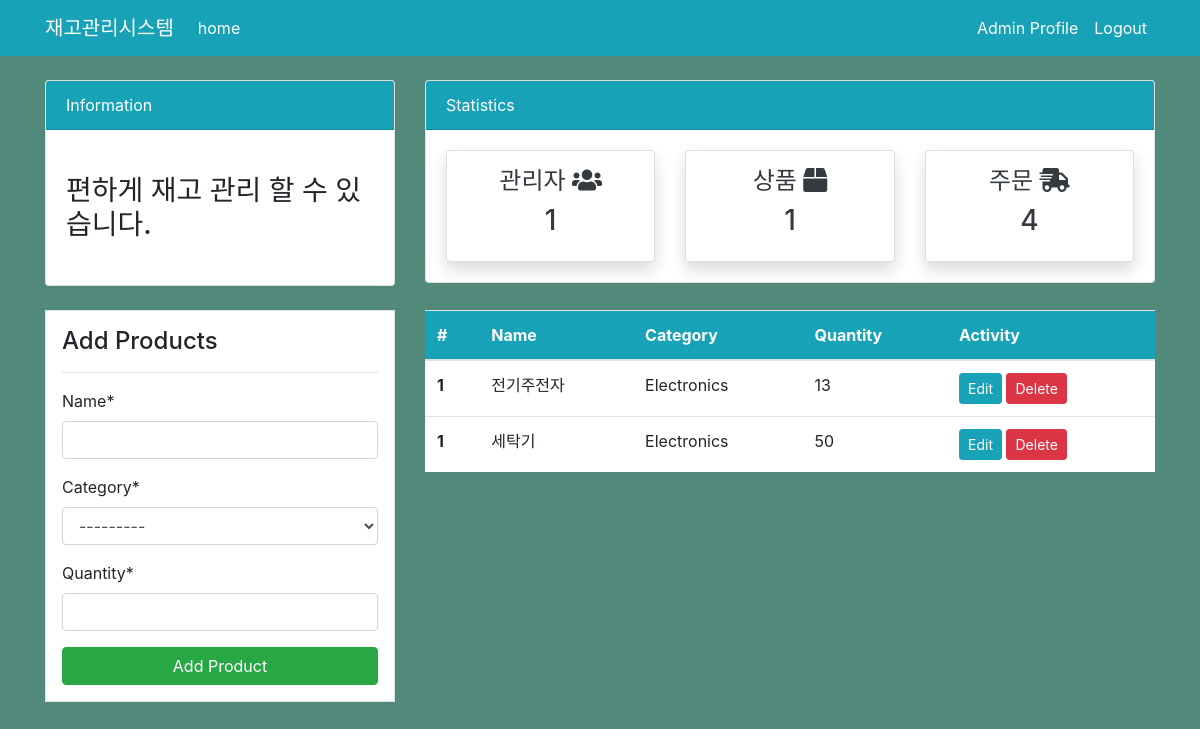
Before: /product/ (signed in) with the older database file.
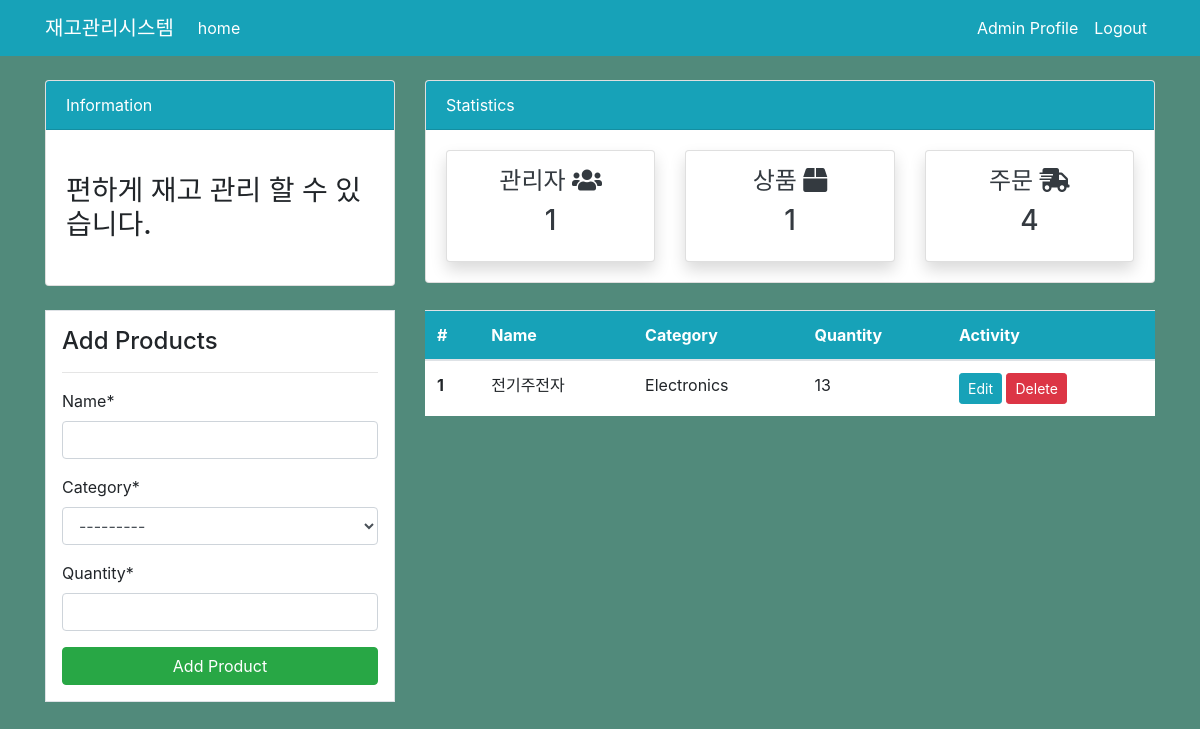
After: the same page with the newer database file.
### dashboard/models.py (models this page shows, shortened)
class Product(models.Model):
    name = models.CharField(max_length=100, null=True)
    category = models.CharField(max_length=20, choices=CATEGORY, null=True)
    quantity = models.PositiveIntegerField(null=True)
    class Meta:
        verbose_name_plural = 'Product'

### dashboard/views.py (the view)
# urls.py: path('product/',views.product, name='dashboard-product'),
@login_required
def product(request):
    items = Product.objects.all() # db 가져오기
    if request.method =='POST':
        form = ProductForm(request.post)
        if form.is_valid():
            form.save()
            return redirect('dashboard-product')
    else:
        form = ProductForm()
    context = {
        'items' : items,
        'form' : form,
    }
    return render(request, 'dashboard/product.html', context)

### dashboard/forms.py
class ProductForm(forms.ModelForm):
    class Meta:
        model = Product
        fields = ['name','category','quantity']

### templates/dashboard/product.html (shortened to what this page needs)
{% extends 'partials/base.html' %}
{% load crispy_forms_tags %}
{% block content %}
{% include 'partials/topnav.html' %}
  <div class="container">
    <div class="row my-4">
        <div class="col-md-4">
            <div class="border bg-white p-3">
                <h4>Add Products</h4>
                <hr>
                <form method="post">
                {{ form|crispy }}
                <input class="btn btn-success btn-block" type="submit" value="Add Product">
                </form>
            </div>
        </div>
        <div class="col-md-8">
            <table class="table bg-white">
                <thead class="bg-info">
                    <tr class="text-white">
                        <th scope="col">#</th>
                        <th scope="col">Name</th>
                        <th scope="col">Category</th>
                        <th scope="col">Quantity</th>
                        <th scope="col">Activity</th>
                    </tr>
                </thead>
                <tbody>
                    {% for item in items %}
                    <tr>
                        <th scope="row">1</th>
                        <td>{{ item.name }}</td>
                        <td>{{ item.category}}</td>
                        <td>{{ item.quantity}}</td>
                        <td>
                            <a class="btn btn-info btn-sm" href="">Edit</a>
                            <a class="btn btn-danger btn-sm" href="{% url 'dashboard-product-delete' item.id %}">Delete</a>
                        </td>
                    </tr>
                    {% endfor %}
                </tbody>
            </table>
        </div>
    </div>
</div>
{% endblock %}

### templates/partials/base.html (shortened to what this page needs)
{% load static %}
<!doctype html>
<html lang="en">
<head>
    <link rel="stylesheet" href="https://cdn.jsdelivr.net/npm/bootstrap@4.6.0/dist/css/bootstrap.min.css"
>
    <link rel="stylesheet" href="https://use.fontawesome.com/releases/v5.15.2/css/all.css"
>
    <link rel="stylesheet" href="{% static '/style.css' %}">
</head>
<body>
    {% include 'partials/nav.html' %}
    {% block content %}
    {% endblock %}
</body>
</html>

### templates/partials/nav.html (shortened to what this page needs)
<nav class="navbar navbar-expand-lg navbar-info bg-info">
    {%if user.is_authenticated %}
    <div class="container">
        <a class="navbar-brand text-white" href="{% url 'dashboard-index' %}">재고관리시스템</a>
        <div class="collapse navbar-collapse" id="navbarSupportedContent">
            <ul class="navbar-nav mr-auto">
                <li class="nav-item active">
                    <a class="nav-link text-white" href="{% url 'dashboard-index' %}">home </a>
                </li>
            </ul>
            <ul class="navbar-nav ml-auto">
                <li class="nav-item active">
                    <a class="nav-link text-white" href="{% url 'user-profile'%}">Admin Profile </a>
                </li>
                <li class="nav-item">
                    <a class="nav-link text-white" href="{% url 'user-logout' %}">Logout</a>
                </li>
            </ul>
            {% endif %}
        </div>
    </div>
</nav>

### templates/partials/topnav.html
  <div class="container">
    <div class="row mt-4">
        <div class="col-md-4">
            <div class="card">
                <div class="card-header bg-info text-white">
                    Information
                </div>
                <div class="card-body">
                    <marquee behavior="" direction="">
                        <h3 class="my-4">편하게 재고 관리 할 수 있습니다.</h3>
                    </marquee>
                </div>
            </div>
        </div>
        <div class="col-md-8">
            <div class="card">
                <div class="card-header bg-info text-white">
                    Statistics
                </div>
                <div class="card-body">
                    <div class="row">
                        <div class="col-md-4">
                            <a class="text-decoration-none text-dark" href="{% url 'dashboard-staff'%}">
                                <div class="card my-card shadow text-center p-3">
                                    <h4>관리자 <i class="fas fa-users"></i></h4>
                                    <h3>1</h3>
                                </div>
                            </a>
                        </div>
                        <div class="col-md-4">
                            <a class="text-decoration-none text-dark" href="{% url 'dashboard-product'%}">
                                <div class="card my-card shadow text-center p-3">
                                    <h4>상품 <i class="fas fa-box"></i></h4>
                                    <h3>1</h3>
                                </div>
                            </a>
                        </div>
                        <div class="col-md-4">
                            <a class="text-decoration-none text-dark" href="{% url 'dashboard-order'%}">
                                <div class="card my-card shadow text-center p-3">
                                    <h4>주문 <i class="fas fa-shipping-fast"></i></h4>
                                    <h3>4</h3>
                                </div>
                            </a>
                        </div>
                    </div>
                </div>
            </div>
        </div>
    </div>
</div>

### static/style.css (style rules this page uses)
body { background: rgb(81, 138, 123); }

Changed rows visible on the page:
removed Product: name "세탁기", category "Electronics", quantity "50"
